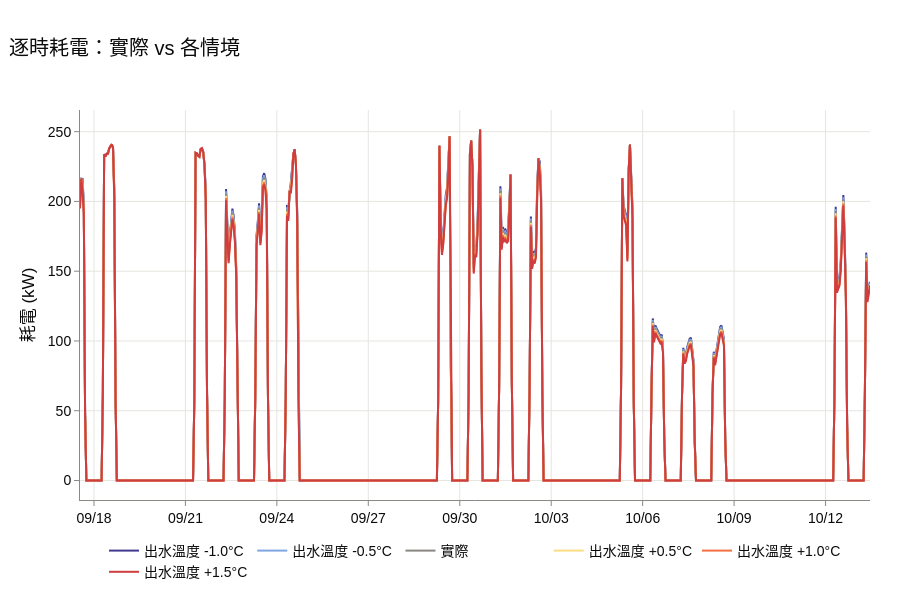

Notebook cell for this chart:
### Code cell
plot_scenarios("kW", "逐時耗電：實際 vs 各情境", label("kW"), with_actual=True)

### Figure 1 — Plotly figure (JSON) as saved in the notebook; plotly's stock layout.template omitted (floating-point values rounded to 4 significant figures; data arrays with more than 128 entries replaced by an {"elided": "..."} marker saying what was removed)
{"data": [{"line": {"color": "#403990", "width": 2}, "mode": "lines", "name": "出水溫度 -1.0°C", "type": "scatter", "x": {"elided": "623 str values"}, "y": {"elided": "623 float values"}}, {"line": {"color": "#80A6E2", "width": 2}, "mode": "lines", "name": "出水溫度 -0.5°C", "type": "scatter", "x": {"elided": "623 str values"}, "y": {"elided": "623 float values"}}, {"line": {"color": "#898781", "width": 2}, "mode": "lines", "name": "實際", "type": "scatter", "x": {"elided": "623 str values"}, "y": {"elided": "623 float values"}}, {"line": {"color": "#FBDD85", "width": 2}, "mode": "lines", "name": "出水溫度 +0.5°C", "type": "scatter", "x": {"elided": "623 str values"}, "y": {"elided": "623 float values"}}, {"line": {"color": "#F46F43", "width": 2}, "mode": "lines", "name": "出水溫度 +1.0°C", "type": "scatter", "x": {"elided": "623 str values"}, "y": {"elided": "623 float values"}}, {"line": {"color": "#CF3D3E", "width": 2}, "mode": "lines", "name": "出水溫度 +1.5°C", "type": "scatter", "x": {"elided": "623 str values"}, "y": {"elided": "623 float values"}}], "layout": {"height": 600, "hovermode": "x unified", "legend": {"orientation": "h", "x": 0.5, "xanchor": "center", "y": 0.02, "yanchor": "bottom", "yref": "container"}, "margin": {"b": 100}, "title": {"subtitle": {"text": ""}, "text": "逐時耗電：實際 vs 各情境"}, "xaxis": {"hoverformat": "%m/%d %H:%M", "tickformat": "%m/%d"}, "yaxis": {"title": {"text": "耗電 (kW)"}}}}
